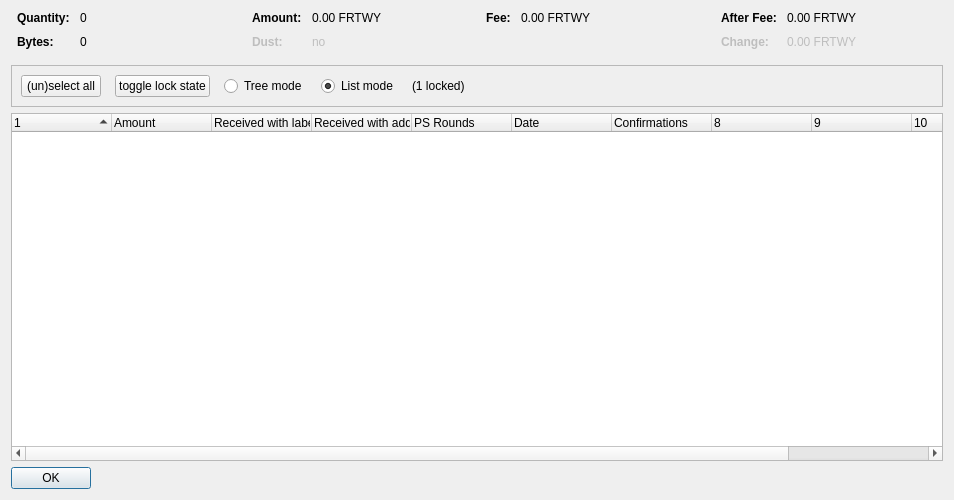
<?xml version="1.0" encoding="UTF-8"?>
<ui version="4.0">
 <class>CoinControlDialog</class>
 <widget class="QDialog" name="CoinControlDialog">
  <property name="geometry">
   <rect>
    <x>0</x>
    <y>0</y>
    <width>954</width>
    <height>500</height>
   </rect>
  </property>
  <property name="windowTitle">
   <string>Coin Selection</string>
  </property>
  <layout class="QVBoxLayout" name="verticalLayout">
   <item>
    <layout class="QHBoxLayout" name="horizontalLayoutTop" stretch="0,0,0,0">
     <property name="topMargin">
      <number>0</number>
     </property>
     <property name="bottomMargin">
      <number>10</number>
     </property>
     <item>
      <layout class="QFormLayout" name="formLayoutCoinControl1">
       <property name="horizontalSpacing">
        <number>10</number>
       </property>
       <property name="verticalSpacing">
        <number>10</number>
       </property>
       <property name="leftMargin">
        <number>6</number>
       </property>
       <property name="rightMargin">
        <number>6</number>
       </property>
       <item row="0" column="0">
        <widget class="QLabel" name="labelCoinControlQuantityText">
         <property name="font">
          <font>
           <weight>75</weight>
           <bold>true</bold>
          </font>
         </property>
         <property name="text">
          <string>Quantity:</string>
         </property>
        </widget>
       </item>
       <item row="0" column="1">
        <widget class="QLabel" name="labelCoinControlQuantity">
         <property name="cursor">
          <cursorShape>IBeamCursor</cursorShape>
         </property>
         <property name="contextMenuPolicy">
          <enum>Qt::ActionsContextMenu</enum>
         </property>
         <property name="text">
          <string notr="true">0</string>
         </property>
         <property name="textInteractionFlags">
          <set>Qt::LinksAccessibleByMouse|Qt::TextSelectableByKeyboard|Qt::TextSelectableByMouse</set>
         </property>
        </widget>
       </item>
       <item row="1" column="0">
        <widget class="QLabel" name="labelCoinControlBytesText">
         <property name="font">
          <font>
           <weight>75</weight>
           <bold>true</bold>
          </font>
         </property>
         <property name="text">
          <string>Bytes:</string>
         </property>
        </widget>
       </item>
       <item row="1" column="1">
        <widget class="QLabel" name="labelCoinControlBytes">
         <property name="cursor">
          <cursorShape>IBeamCursor</cursorShape>
         </property>
         <property name="contextMenuPolicy">
          <enum>Qt::ActionsContextMenu</enum>
         </property>
         <property name="text">
          <string notr="true">0</string>
         </property>
         <property name="textInteractionFlags">
          <set>Qt::LinksAccessibleByMouse|Qt::TextSelectableByKeyboard|Qt::TextSelectableByMouse</set>
         </property>
        </widget>
       </item>
      </layout>
     </item>
     <item>
      <layout class="QFormLayout" name="formLayoutCoinControl2">
       <property name="horizontalSpacing">
        <number>10</number>
       </property>
       <property name="verticalSpacing">
        <number>10</number>
       </property>
       <property name="leftMargin">
        <number>6</number>
       </property>
       <property name="rightMargin">
        <number>6</number>
       </property>
       <item row="0" column="0">
        <widget class="QLabel" name="labelCoinControlAmountText">
         <property name="font">
          <font>
           <weight>75</weight>
           <bold>true</bold>
          </font>
         </property>
         <property name="text">
          <string>Amount:</string>
         </property>
        </widget>
       </item>
       <item row="0" column="1">
        <widget class="QLabel" name="labelCoinControlAmount">
         <property name="cursor">
          <cursorShape>IBeamCursor</cursorShape>
         </property>
         <property name="contextMenuPolicy">
          <enum>Qt::ActionsContextMenu</enum>
         </property>
         <property name="text">
          <string notr="true">0.00 FRTWY</string>
         </property>
         <property name="textInteractionFlags">
          <set>Qt::LinksAccessibleByMouse|Qt::TextSelectableByKeyboard|Qt::TextSelectableByMouse</set>
         </property>
        </widget>
       </item>
       <item row="1" column="0">
        <widget class="QLabel" name="labelCoinControlLowOutputText">
         <property name="enabled">
          <bool>false</bool>
         </property>
         <property name="font">
          <font>
           <weight>75</weight>
           <bold>true</bold>
          </font>
         </property>
         <property name="text">
          <string>Dust:</string>
         </property>
        </widget>
       </item>
       <item row="1" column="1">
        <widget class="QLabel" name="labelCoinControlLowOutput">
         <property name="enabled">
          <bool>false</bool>
         </property>
         <property name="cursor">
          <cursorShape>IBeamCursor</cursorShape>
         </property>
         <property name="contextMenuPolicy">
          <enum>Qt::ActionsContextMenu</enum>
         </property>
         <property name="text">
          <string notr="true">no</string>
         </property>
         <property name="textInteractionFlags">
          <set>Qt::LinksAccessibleByMouse|Qt::TextSelectableByKeyboard|Qt::TextSelectableByMouse</set>
         </property>
        </widget>
       </item>
      </layout>
     </item>
     <item>
      <layout class="QFormLayout" name="formLayoutCoinControl3">
       <property name="horizontalSpacing">
        <number>10</number>
       </property>
       <property name="verticalSpacing">
        <number>10</number>
       </property>
       <property name="leftMargin">
        <number>6</number>
       </property>
       <property name="rightMargin">
        <number>6</number>
       </property>
       <item row="0" column="0">
        <widget class="QLabel" name="labelCoinControlFeeText">
         <property name="font">
          <font>
           <weight>75</weight>
           <bold>true</bold>
          </font>
         </property>
         <property name="text">
          <string>Fee:</string>
         </property>
        </widget>
       </item>
       <item row="0" column="1">
        <widget class="QLabel" name="labelCoinControlFee">
         <property name="cursor">
          <cursorShape>IBeamCursor</cursorShape>
         </property>
         <property name="contextMenuPolicy">
          <enum>Qt::ActionsContextMenu</enum>
         </property>
         <property name="text">
          <string notr="true">0.00 FRTWY</string>
         </property>
         <property name="textInteractionFlags">
          <set>Qt::LinksAccessibleByMouse|Qt::TextSelectableByKeyboard|Qt::TextSelectableByMouse</set>
         </property>
        </widget>
       </item>
      </layout>
     </item>
     <item>
      <layout class="QFormLayout" name="formLayoutCoinControl4">
       <property name="horizontalSpacing">
        <number>10</number>
       </property>
       <property name="verticalSpacing">
        <number>10</number>
       </property>
       <property name="leftMargin">
        <number>6</number>
       </property>
       <property name="rightMargin">
        <number>6</number>
       </property>
       <item row="0" column="0">
        <widget class="QLabel" name="labelCoinControlAfterFeeText">
         <property name="font">
          <font>
           <weight>75</weight>
           <bold>true</bold>
          </font>
         </property>
         <property name="text">
          <string>After Fee:</string>
         </property>
        </widget>
       </item>
       <item row="0" column="1">
        <widget class="QLabel" name="labelCoinControlAfterFee">
         <property name="cursor">
          <cursorShape>IBeamCursor</cursorShape>
         </property>
         <property name="contextMenuPolicy">
          <enum>Qt::ActionsContextMenu</enum>
         </property>
         <property name="text">
          <string notr="true">0.00 FRTWY</string>
         </property>
         <property name="textInteractionFlags">
          <set>Qt::LinksAccessibleByMouse|Qt::TextSelectableByKeyboard|Qt::TextSelectableByMouse</set>
         </property>
        </widget>
       </item>
       <item row="1" column="0">
        <widget class="QLabel" name="labelCoinControlChangeText">
         <property name="enabled">
          <bool>false</bool>
         </property>
         <property name="font">
          <font>
           <weight>75</weight>
           <bold>true</bold>
          </font>
         </property>
         <property name="text">
          <string>Change:</string>
         </property>
        </widget>
       </item>
       <item row="1" column="1">
        <widget class="QLabel" name="labelCoinControlChange">
         <property name="enabled">
          <bool>false</bool>
         </property>
         <property name="cursor">
          <cursorShape>IBeamCursor</cursorShape>
         </property>
         <property name="contextMenuPolicy">
          <enum>Qt::ActionsContextMenu</enum>
         </property>
         <property name="text">
          <string notr="true">0.00 FRTWY</string>
         </property>
         <property name="textInteractionFlags">
          <set>Qt::LinksAccessibleByMouse|Qt::TextSelectableByKeyboard|Qt::TextSelectableByMouse</set>
         </property>
        </widget>
       </item>
      </layout>
     </item>
    </layout>
   </item>
   <item>
    <widget class="QFrame" name="frame">
     <property name="minimumSize">
      <size>
       <width>0</width>
       <height>40</height>
      </size>
     </property>
     <property name="frameShape">
      <enum>QFrame::StyledPanel</enum>
     </property>
     <property name="frameShadow">
      <enum>QFrame::Sunken</enum>
     </property>
     <layout class="QHBoxLayout" name="horizontalLayout">
      <item>
       <layout class="QHBoxLayout" name="horizontalLayoutPanel" stretch="0,0,0,0,0,0">
        <property name="spacing">
         <number>14</number>
        </property>
        <item>
         <widget class="QPushButton" name="pushButtonSelectAll">
          <property name="sizePolicy">
           <sizepolicy hsizetype="Maximum" vsizetype="Fixed">
            <horstretch>0</horstretch>
            <verstretch>0</verstretch>
           </sizepolicy>
          </property>
          <property name="text">
           <string>(un)select all</string>
          </property>
          <property name="autoDefault">
           <bool>false</bool>
          </property>
         </widget>
        </item>
        <item>
         <widget class="QPushButton" name="pushButtonToggleLock">
          <property name="sizePolicy">
           <sizepolicy hsizetype="Maximum" vsizetype="Fixed">
            <horstretch>0</horstretch>
            <verstretch>0</verstretch>
           </sizepolicy>
          </property>
          <property name="text">
           <string>toggle lock state</string>
          </property>
          <property name="autoDefault">
           <bool>false</bool>
          </property>
         </widget>
        </item>
        <item>
         <widget class="QRadioButton" name="radioTreeMode">
          <property name="sizePolicy">
           <sizepolicy hsizetype="Maximum" vsizetype="Fixed">
            <horstretch>0</horstretch>
            <verstretch>0</verstretch>
           </sizepolicy>
          </property>
          <property name="text">
           <string>Tree mode</string>
          </property>
         </widget>
        </item>
        <item>
         <widget class="QRadioButton" name="radioListMode">
          <property name="sizePolicy">
           <sizepolicy hsizetype="Maximum" vsizetype="Fixed">
            <horstretch>0</horstretch>
            <verstretch>0</verstretch>
           </sizepolicy>
          </property>
          <property name="text">
           <string>List mode</string>
          </property>
          <property name="checked">
           <bool>true</bool>
          </property>
         </widget>
        </item>
        <item>
         <widget class="QLabel" name="labelLocked">
          <property name="text">
           <string>(1 locked)</string>
          </property>
         </widget>
        </item>
        <item>
         <spacer name="horizontalSpacer">
          <property name="orientation">
           <enum>Qt::Horizontal</enum>
          </property>
          <property name="sizeHint" stdset="0">
           <size>
            <width>40</width>
            <height>20</height>
           </size>
          </property>
         </spacer>
        </item>
       </layout>
      </item>
     </layout>
    </widget>
   </item>
   <item>
    <widget class="CoinControlTreeWidget" name="treeWidget">
     <property name="contextMenuPolicy">
      <enum>Qt::CustomContextMenu</enum>
     </property>
     <property name="sortingEnabled">
      <bool>false</bool>
     </property>
     <property name="columnCount">
      <number>11</number>
     </property>
     <attribute name="headerShowSortIndicator" stdset="0">
      <bool>true</bool>
     </attribute>
     <attribute name="headerStretchLastSection">
      <bool>false</bool>
     </attribute>
     <column>
      <property name="text">
       <string/>
      </property>
     </column>
     <column>
      <property name="text">
       <string>Amount</string>
      </property>
     </column>
     <column>
      <property name="text">
       <string>Received with label</string>
      </property>
     </column>
     <column>
      <property name="text">
       <string>Received with address</string>
      </property>
     </column>
     <column>
      <property name="text">
       <string>PS Rounds</string>
      </property>
     </column>
     <column>
      <property name="text">
       <string>Date</string>
      </property>
     </column>
     <column>
      <property name="text">
       <string>Confirmations</string>
      </property>
      <property name="toolTip">
       <string>Confirmed</string>
      </property>
     </column>
     <column>
      <property name="text">
       <string/>
      </property>
     </column>
     <column>
      <property name="text">
       <string/>
      </property>
     </column>
     <column>
      <property name="text">
       <string/>
      </property>
     </column>
     <column>
      <property name="text">
       <string/>
      </property>
     </column>
    </widget>
   </item>
   <item>
    <widget class="QDialogButtonBox" name="buttonBox">
     <property name="sizePolicy">
      <sizepolicy hsizetype="Maximum" vsizetype="Fixed">
       <horstretch>0</horstretch>
       <verstretch>0</verstretch>
      </sizepolicy>
     </property>
     <property name="orientation">
      <enum>Qt::Horizontal</enum>
     </property>
     <property name="standardButtons">
      <set>QDialogButtonBox::Ok</set>
     </property>
    </widget>
   </item>
  </layout>
 </widget>
 <customwidgets>
  <customwidget>
   <class>CoinControlTreeWidget</class>
   <extends>QTreeWidget</extends>
   <header>coincontroltreewidget.h</header>
  </customwidget>
 </customwidgets>
 <resources/>
 <connections/>
</ui>
